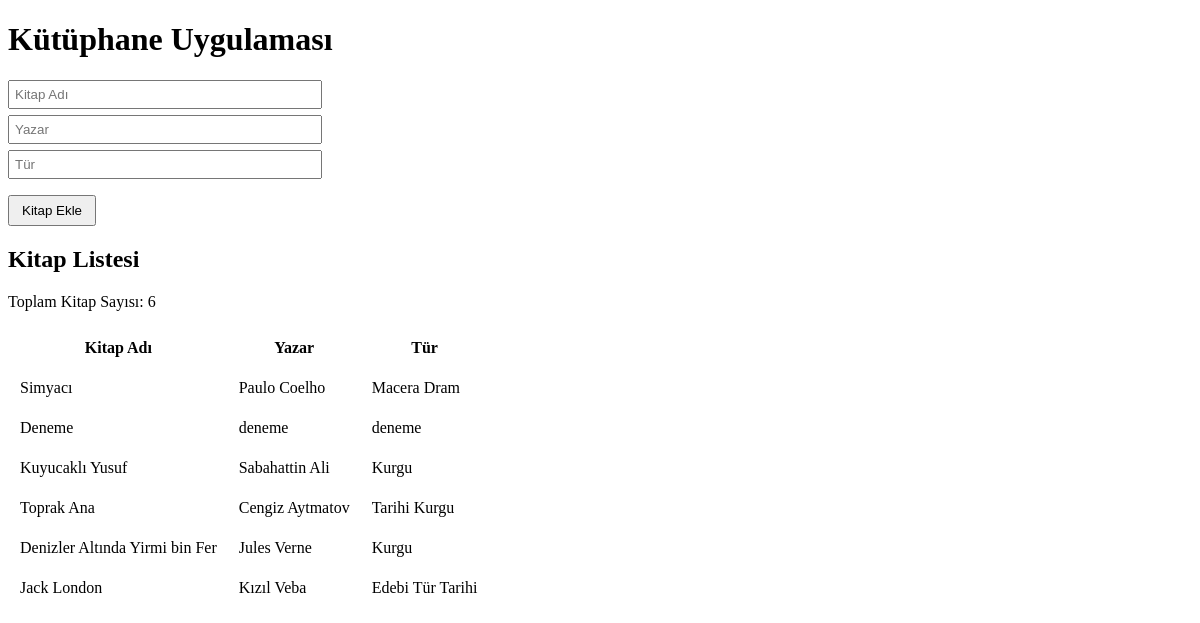
The page / on the database its author committed.
### tables this page shows
CREATE TABLE `kitaplar` (
  `id` int(11) NOT NULL,
  `baslik` varchar(30) NOT NULL,
  `yazar` varchar(30) DEFAULT NULL,
  `tur` varchar(30) DEFAULT NULL
);

### kitap.php (called while the page is built, shortened)
<?php
class Kitap {
    public static function kitaplariListele($pdo) {
        $sorgu = $pdo->query("SELECT * FROM kitaplar");
        return $sorgu->fetchAll(PDO::FETCH_ASSOC);
    }
}
?>

### index.php (the view, shortened to what this page needs)
<?php
$pdo = new PDO('mysql:host=localhost;dbname=kutuphane', 'root', '');
$pdo->exec('SET CHARSET UTF8');
include 'kitap.php';
$kitaplar = Kitap::kitaplariListele($pdo);
$sorgu = $pdo->query("SELECT COUNT(*) FROM kitaplar");
$kitapSayisi = $sorgu->fetchColumn();
?>
<!DOCTYPE html>
<html lang="tr">
<head>
</head>
<body>
    <h1>Kütüphane Uygulaması</h1>
    <form method="POST">
        <input type="text" name="baslik" placeholder="Kitap Adı" required>
        <input type="text" name="yazar" placeholder="Yazar" required>
        <input type="text" name="tur" placeholder="Tür" required>
        <button type="submit">Kitap Ekle</button>
    </form>
    <h2>Kitap Listesi</h2>
    <p>Toplam Kitap Sayısı: <?= $kitapSayisi ?></p>
    <table>
        <tr>
            <th>Kitap Adı</th>
            <th>Yazar</th>
            <th>Tür</th>
        </tr>
        <?php foreach ($kitaplar as $kitap): ?>
        <tr>
            <td><?= htmlspecialchars($kitap['baslik']) ?></td>
            <td><?= htmlspecialchars($kitap['yazar']) ?></td>
            <td><?= htmlspecialchars($kitap['tur']) ?></td>
        </tr>
        <?php endforeach; ?>
    </table>
</body>
</html>

### index.php (style rules this page uses)
form { margin-bottom: 20px; }
input[type="text"] { width: 300px; padding: 5px; margin: 6px 0; display: block; }
button[type="submit"] { padding: 6px 12px; margin-top: 10px; }
td, th { padding: 10px; }

### rows shown on the page
kitaplar: baslik "Simyacı", yazar "Paulo Coelho", tur "Macera Dram"
kitaplar: baslik "Deneme", yazar "deneme", tur "deneme"
kitaplar: baslik "Kuyucaklı Yusuf", yazar "Sabahattin Ali", tur "Kurgu"
kitaplar: baslik "Toprak Ana", yazar "Cengiz Aytmatov", tur "Tarihi Kurgu"
kitaplar: baslik "Denizler Altında Yirmi bin Fer", yazar "Jules Verne", tur "Kurgu"
kitaplar: baslik "Jack London", yazar "Kızıl Veba", tur "Edebi Tür Tarihi"

### other values the page prints
$kitapSayisi "6"
